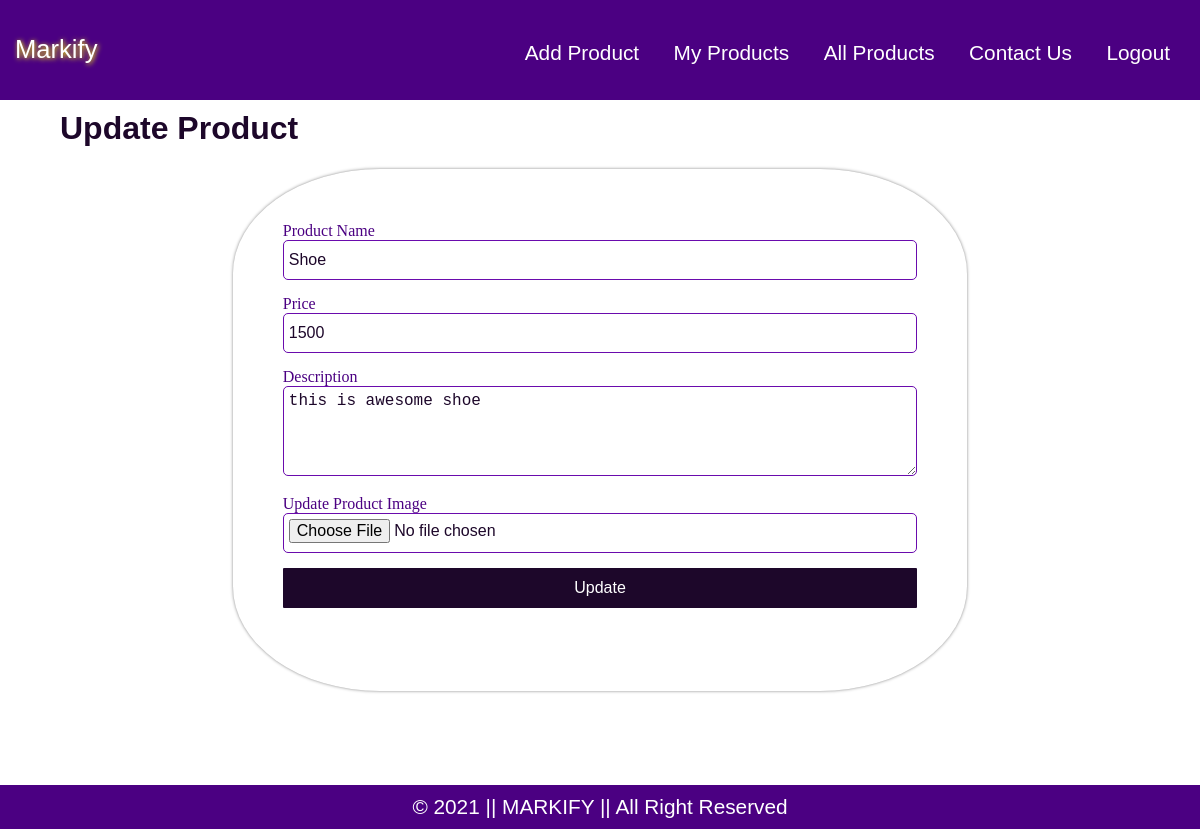
The page /market/edit_product.php?action=edit&id=3 (signed in) on the database its author committed.
### tables this page shows
CREATE TABLE `products` (
  `id` int(11) NOT NULL,
  `user_id` int(11) NOT NULL,
  `name` varchar(100) NOT NULL,
  `description` varchar(500) NOT NULL,
  `price` double(10,2) NOT NULL,
  `image` varchar(255) NOT NULL,
  `created_at` datetime NOT NULL DEFAULT current_timestamp(),
  `updated_at` datetime NOT NULL DEFAULT current_timestamp() ON UPDATE current_timestamp()
);

### market/config/Database.php (called while the page is built, shortened)
<?php
abstract class Database{
    public function connect()
    {
        try {
            $this->conn = new PDO(DSN, USERNAME, PASSWORD);
            $this->conn->setAttribute(PDO::ATTR_ERRMODE, PDO::ERRMODE_EXCEPTION);
            $this->conn->setAttribute(PDO::ATTR_PERSISTENT, true);
            return $this->conn;
        } catch (PDOException $pex) {
           echo "Connection failed". $pex->getMessage();
        }
    }
}

### market/models/Product.php (called while the page is built, shortened)
<?php
include_once('./config/Database.php');
class Product extends Database
{
    private $table = 'products';
    public $id;
    public function read_single()
    {
        $sql_query = 'SELECT *
            FROM
                ' . $this->table . ' p
            WHERE p.id = :id
            LIMIT 0, 1';
        $stmt = $this->conn->prepare($sql_query);
        $stmt->bindValue(":id", $this->id, PDO::PARAM_INT);
        $stmt->execute();
        if ($stmt->rowCount() > 0) {
            $row = $stmt->fetch(PDO::FETCH_ASSOC);
            return $row;
        } else {
            return false;
        }
    }
}

### market/controllers/ProductController.php (called while the page is built, shortened)
<?php
include_once('./models/Product.php');
class ProductController extends Product
{
    public function c_show($id)
    {
        $this->id = $id;
        $res = $this->read_single();
        return $res;
    }
}

### market/edit_product.php (the view, shortened to what this page needs)
<?php
require_once('./controllers/ProductController.php');
$product = new ProductController();
$links = '<link rel="stylesheet" type="text/css" href="./assets/css/add_edit_product.css">';
$message = $old_data = [];
if (isset($_REQUEST['action']) &&  $_REQUEST['action'] == 'edit') {
    $prod = (object) $product->c_show($_REQUEST['id']);
}
$this_product = isset($_SESSION['this_product']) ? $_SESSION['this_product'] : "";
include('header.php');
?>
<h1>Update Product</h1>
<section class="section clearfix">
    <form action="<?php echo htmlspecialchars($_SERVER['PHP_SELF']) ?>" method="POST" enctype="multipart/form-data">
        <div>
            <label for="name">Product Name</label>
            <input type="text" name="name" id="name" placeholder="Product name" value="<?php echo isset($old_data['name']) ? $old_data['name'] :  $this_product->name ?>">
        </div>
        <div>
            <label for="price">Price</label>
            <input type="number" id="price" name="price" placeholder="1000" min="0" value="<?php echo isset($old_data['price']) ? $old_data['price'] :  number_format($this_product->price, 0, "", "") ?>">
        </div>
        <div>
            <label for="desc">Description</label>
            <textarea name="description" id="desc" cols="30" rows="10"><?php echo isset($old_data['description']) ? $old_data['description'] :  $this_product->description ?></textarea>
        </div>
        <div>
            <label for="image">Update Product Image</label>
            <input type="file" name="image" id="image">
        </div>
        <div>
            <input type="submit" name="product_update" value="Update"><br><br>
        </div>
    </form>
</section>
<?php
include_once('./footer.php');
?>

### market/assets/css/style.css (style rules this page uses)
body { margin: 0; font-size: 16px; font-family: "Gill Sans", "Gill Sans MT", Calibri, "Trebuchet MS", sans-serif; }
.clearfix::after { display: block; content: ""; clear: both; }
* { box-sizing: border-box; }
section { width: 100%; overflow: auto; }

### market/assets/css/add_edit_product.css (style rules this page uses)
.section { width: 45%; height: auto; padding: 60px; border-radius: 20%; font-family: Geneva; color: rgb(75, 0, 130); margin: 5px auto; background-color: white; -webkit-box-shadow: 0px 0px 0.2rem rgb(131, 131, 131); -moz-box-shadow: 0px 0px 0.2rem rgb(131, 131, 131); box-shadow: 0 0 0.2rem rgb(131, 131, 131); }
.main-content h1 { color: rgb(29, 7, 42); }
form div label { display: block; }
form > div { margin-bottom: 15px; }
input, textarea { font-size: 1em; width: 100%; padding: 5px; color: rgb(29, 7, 42); border: 1px solid rgb(106, 11, 173); height: 40px; border-radius: 5px; }
textarea { resize: vertical; height: 90px !important; }
input[type="submit"] { display: inline-block; cursor: pointer; padding: 10px 30px; outline: none; border: unset; color: #ffffff; border-radius: 1px; background-color: rgb(29, 7, 42); }
@media only screen and (min-width: 750px) and (max-width: 1300px) { .section { padding: 50px; width: 68%; } }

### rows shown on the page
products: name "Shoe", price "1500", description "this is awesome shoe"
